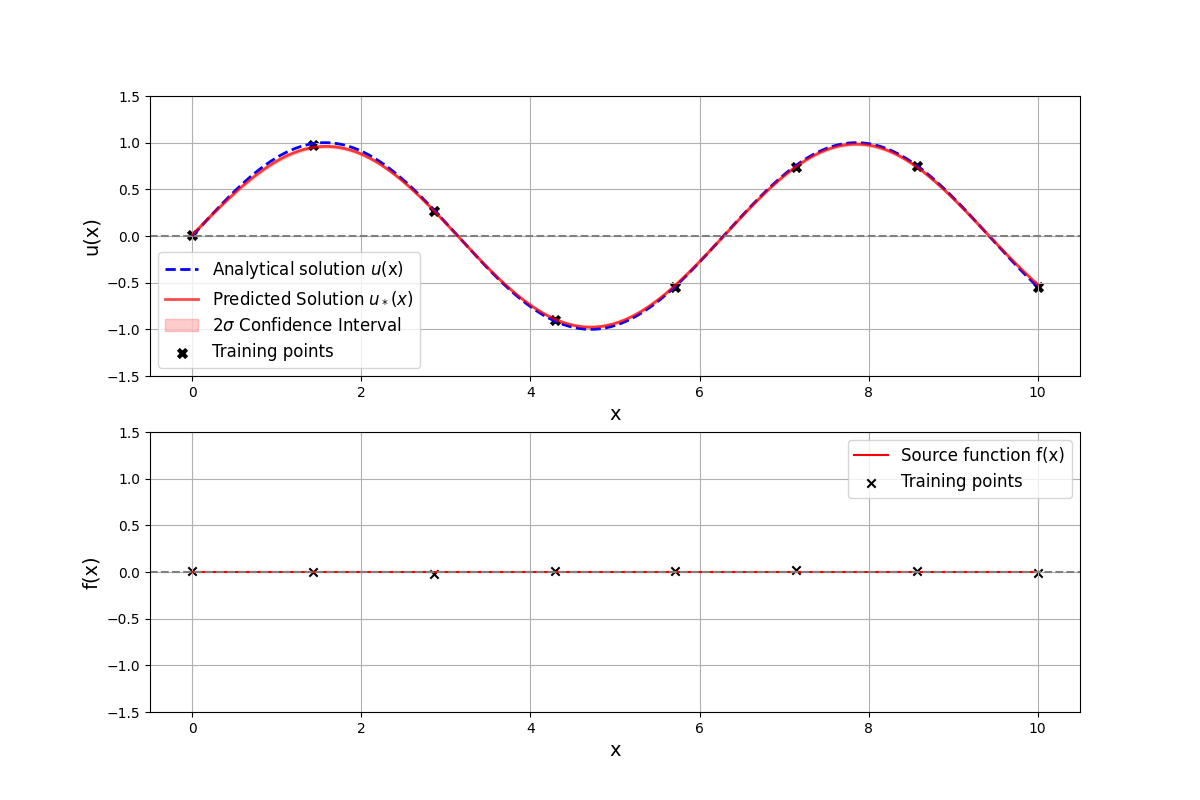

Python code for this plot:
import numpy as np
import matplotlib.pyplot as plt
from mpl_toolkits.mplot3d import Axes3D
from scipy.optimize import minimize
import seaborn as sns
import jax
import jax.numpy as jnp
from jax import grad, jacfwd

# Sicherstellen, dass JAX float64 verwendet
# ohne funktioniert scipy.optimize nicht mit jax
jax.config.update("jax_enable_x64", True)


# Hilfsfunktion
def is_positive_definite(A):
    try:
        np.linalg.cholesky(A)
        return True
    except np.linalg.LinAlgError:
        return False

# Störfunktion
def source_function(x):
    #return x**2
    return jnp.zeros_like(x)

# Evaluiere Mean Squared Error
def evaluate_mean_squared_error(analytic_solution, predicted_func):
    mse = jnp.mean((analytic_solution - predicted_func) ** 2)
    return mse


# Berechne Gesamt Standardabweichung aus Kovarianz Matrix
def calculate_total_standarddeviation(cov_matrix):
    return jnp.sqrt(np.trace(np.abs(cov_matrix)))


# Lösungsfunktion des linearen Pendels
def lineares_pendel_dgl_trial_function(x):
    phi_max = 1
    g = 1
    l = 1
    homogen = phi_max * jnp.sin(jnp.sqrt(g / l) * x)
    #inhomogen = homogen + 1 / (4 * np.pi ** 2 - (g / l)) * np.sin(2 * np.pi * x)
    return homogen


# RBF-Kernel Funktion
def rbf_kernel(x, x_prime, signal_noise, length_scale):
    """ Berechnet den RBF-Kernel zwischen zwei Vektoren x und x_prime"""
    return signal_noise ** 2 * jnp.exp(-jnp.abs(x - x_prime) ** 2 / (2 * length_scale ** 2))


# Kff Kernel Funktion → Returns Matrix
def kff_function(x, x_prime, signal_noise, length_scale):
    # Erzeuge ein Gitter aus x, x_prime
    x, x_prime = jnp.meshgrid(x, x_prime, indexing='ij')
    return rbf_kernel(x, x_prime, signal_noise, length_scale)



# Kgf Kernel Funktion → Returns Matrix
def kgf_function(x, x_prime, signal_noise, length_scale, dgl_parameter):
    # Erzeuge ein Gitter aus x, x_prime
    x, x_prime = jnp.meshgrid(x, x_prime, indexing='ij')

    # Kff Funktion berechnen
    kff = rbf_kernel(x, x_prime, signal_noise, length_scale)

    #Vorfaktoren der zweiten Ableitung
    kgf = (x ** 2 - 2 * x_prime * x + x_prime ** 2 - length_scale ** 2) / (length_scale ** 4)

    return (kgf + dgl_parameter) * kff


# Kfg Kernel Funktion → Returns Matrix
def kfg_function(x, x_prime, signal_noise, length_scale, dgl_parameter):
    return kgf_function(x_prime, x, signal_noise, length_scale, dgl_parameter)


# Kgg Kernel Funktion → Returns Matrix
def kgg_function(x, x_prime, signal_noise, length_scale, dgl_parameter):
    # verschiedene Kernel funktionen definieren
    kff = kff_function(x, x_prime, signal_noise, length_scale)
    kfg = kfg_function(x, x_prime, signal_noise, length_scale, dgl_parameter)
    kgf = kgf_function(x, x_prime, signal_noise, length_scale, dgl_parameter)

    # Erzeuge ein Gitter aus x, x_prime
    x, x_prime = jnp.meshgrid(x, x_prime, indexing='ij')

    #Vorfaktor der 2 zweifachen Ableitungen
    kgg = (
              (x_prime ** 4 - 4 * x * x_prime ** 3 + (6 * x ** 2 - 6 * length_scale ** 2) * x_prime ** 2
               + (12 * length_scale ** 2 * x - 4 * x ** 3) * x_prime
               + x ** 4 - 6 * length_scale ** 2 * x ** 2 + 3 * length_scale ** 4)
          ) / (length_scale ** 8)

    # Zusammenfügen der einzelnen Terme ---> dgl_parameter*kff muss abgezogen werden sonst 2 Mal vorhanden
    return kgg * kff + dgl_parameter * (kfg + kgf - dgl_parameter * kff)


# Funktion für Block Matrix von beobachteten Punkten → Ky
def covariance_matrix_training_points(xf, xg, signal_noise, length_scale, sigma_f, sigma_g, dgl_parameter):
    kff = kff_function(xf, xf, signal_noise, length_scale) + sigma_f ** 2 * jnp.identity(len(xf))
    kfg = kfg_function(xf, xg, signal_noise, length_scale, dgl_parameter)
    kgf = kfg.T
    kgg = kgg_function(xg, xg, signal_noise, length_scale, dgl_parameter) + sigma_g ** 2 * jnp.identity(len(xg))

    Ky = jnp.block([
        [kff, kfg],
        [kgf, kgg]
    ])


    #print("Ist die Matrix Ky positiv definit?", is_positive_definite(Ky))

    return Ky


# Funktion Berechne negative log marginal likelihood mittels cholesky Decomposition
def posterio_mean_variance_lml(y, covariance_matrix, k_star_star, k_star_):
    # Für Numerische Stabilität füge einen Jitter hinzug
    jitter = np.mean(np.diag(covariance_matrix)) * 10e-5
    covariance_matrix = covariance_matrix + np.eye(len(y)) * jitter


    # Cholskey Decomposition für pos. semidefinit Matrix K = L @ L.T
    L = np.zeros_like(covariance_matrix)
    try:
        L = np.linalg.cholesky(covariance_matrix)
    except np.linalg.LinAlgError:
        print("Error: matrix not pos semi definit")


    alpha = np.linalg.solve(L.T, np.linalg.solve(L, y))

    # Berechne posterior Mean
    post_mean = k_star_ @ alpha

    v = np.linalg.solve(L, k_star_.T)

    # Berechne posterior Varianz
    post_variance = k_star_star - v.T @ v

    # Berechne Log Marginal Likelihood
    log_marg_likelihood = -1/2 * y.T @ alpha - np.trace(L) - len(y)/2 * np.log(2*np.pi)

    return post_mean, post_variance, log_marg_likelihood


# Berechne Negative log marginal likelihood zum Optimieren der Hyperparameter
def nlml_for_optimization(hyp, args):

    # Unpacking hyperparameters
    signal_noise, length_scale, dgl_parameter = hyp  # Assuming hyp has exactly 3 elements

    # Unpacking arguments
    xf, xg, sigma_f, sigma_g, y = args  # Assuming args has exactly 4 elements

    covariance_matrix = covariance_matrix_training_points(xf, xg, signal_noise, length_scale, sigma_f, sigma_g, dgl_parameter)

    # Für Numerische Stabilität füge einen Jitter hinzug
    jitter = jnp.mean(jnp.diag(covariance_matrix)) * 10e-5

    covariance_matrix += jnp.eye(len(xf) + len(xg)) * jitter

    # Überprüfen ob matrix instabil ist, mittels kkonditions zahl
    #cond_number = jnp.linalg.cond(covariance_matrix)
    #print("Konditionszahl der Matrix:", cond_number) # cond Number größer 10^6 → sehr schlecht

    # Cholskey Decomposition für pos. semidefinit Matrix K = L @ L.T
    L = jnp.zeros_like(covariance_matrix)
    try:
        L = jnp.linalg.cholesky(covariance_matrix)
    except jnp.linalg.LinAlgError:
        print("Error: matrix not pos semi definit")

    alpha = jnp.linalg.solve(L.T, jnp.linalg.solve(L, y))

    # Berechne Negative Log Marginal Likelihood
    nlml = 1 / 2 * y.T @ alpha + jnp.trace(L) + len(y) / 2 * jnp.log(2 * np.pi)

    #print("NLML: ", nlml)
    return nlml





# Anzahl Trainings points
n_trainingspoints = 8

# Kontinuum von X
x = np.linspace(0,10,500)

# Generiere zufällig n_trainingspoints Werte aus x
#xf = np.random.choice(x[10:-10],n_trainingspoints, replace=False)
xf = np.linspace(0,10, n_trainingspoints)

xg = xf


# Definiere Gausches Weißes Rauschen
sigma_f = 0.1
sigma_g = 0.1

# Definiere Hyperparameter
signal_noise = 0.5
length_scale = 3
# Definiere DGL-Parameter:
dgl_parameter = 2

hyperparameters = np.array([signal_noise, length_scale, dgl_parameter])



# Erzeuge Zufallsrauschen (Mittelwert = 0, Standardabweichung = sigma)
εf = np.random.normal(0, sigma_f**2, n_trainingspoints)
εg = np.random.normal(0, sigma_g**2, n_trainingspoints)

# Generiere Data fürs Training bzw. beobachtete Daten
yf = lineares_pendel_dgl_trial_function(xf) + εf
yg = source_function(xg) + εg

# yf und yg zu y kombinieren
y = np.concatenate((yf, yg))


# Deklariere X_star (Werte die man predicted)
x_star = x

# Berechne Covariance Matrix von Beobachteten bzw. Trainings Punkten
Ky = covariance_matrix_training_points(xf, xg, hyperparameters[0], hyperparameters[1], sigma_f, sigma_g, hyperparameters[2])

# Erstelle Matrizen für der prediction Punkte f_star
k_ff_star = kff_function(xf, x_star, hyperparameters[0], hyperparameters[1])
k_gf_star = kgf_function(xg, x_star, hyperparameters[0], hyperparameters[1], hyperparameters[2])
k_f_star_f_star = kff_function(x_star, x_star, hyperparameters[0], hyperparameters[1])

# Kombiniere Kovarianzen mit Prediction Points und Training Points
k_star_ = np.concatenate((k_ff_star, k_gf_star)).T

# Posterio Mean Trial Function
post_mean_f_star, post_variance_f_star, log_marg_likelihood_f_star = posterio_mean_variance_lml(y, Ky, k_f_star_f_star, k_star_)

# Posterio Vanilla Vergleich Mean Trial Function
post_mean_f_vanilla, post_variance_f_vanilla, log_marg_likelihood_f_vanilla = posterio_mean_variance_lml(yf, kff_function(xf, xf, hyperparameters[0], hyperparameters[1]) + sigma_f ** 2 * np.identity(len(xf)), kff_function(x_star, x_star, hyperparameters[0], hyperparameters[1]), kff_function(x_star, xf, hyperparameters[0], hyperparameters[1]))

# Berechne Mean Squareed Error:
mse_pigp = evaluate_mean_squared_error(lineares_pendel_dgl_trial_function(x_star), post_mean_f_star)
mse_vanilla_gp = evaluate_mean_squared_error(lineares_pendel_dgl_trial_function(x_star), post_mean_f_vanilla)

print("Mean Squared Error Phisics Informed GP:", mse_pigp)
print("Mean Squared Error Vanilla GP:", mse_vanilla_gp)
print(f"Der MSE von PIGP ist {mse_vanilla_gp/mse_pigp} mal kleiner")
print("Gesamt Standardabweichung PIGP", calculate_total_standarddeviation(post_variance_f_star))
print("Gesamt Standardabweichung Vanilla-GP", calculate_total_standarddeviation(post_variance_f_vanilla))
print(f"Gesamt Standardabweichung von PIGP ist {calculate_total_standarddeviation(post_variance_f_vanilla)/calculate_total_standarddeviation(post_variance_f_star)} mal kleiner")

# Berechne Jacobian von Nlml → dnlml_dtheta
grad_func_nlml = jax.grad(nlml_for_optimization, argnums=0)

# -------------Optimierung der Hyperparameter------------------
result = minimize(nlml_for_optimization, hyperparameters, args=([xf, xg, sigma_f, sigma_g, y]), method="L-BFGS-B", jac=grad_func_nlml)

print("Optimierte Variable with jac:", result.x)
hyperparameters = result.x
if  result.success:
    print(f"⚠Optimierung success für CG mit {n_trainingspoints} Trainingspunkten. result {result}")
if not result.success:
    print(f"⚠️ Optimierung fehlgeschlagen für CG mit {n_trainingspoints} Trainingspunkten. result {result}")


# Berechne Covariance Matrix von Beobachteten bzw. Trainings Punkten
Ky = covariance_matrix_training_points(xf, xg, hyperparameters[0], hyperparameters[1], sigma_f, sigma_g, hyperparameters[2])


# Erstelle Matrizen für der prediction Punkte f_star
k_ff_star = kff_function(xf, x_star, hyperparameters[0], hyperparameters[1])
k_gf_star = kgf_function(xg, x_star, hyperparameters[0], hyperparameters[1], hyperparameters[2])
k_f_star_f_star = kff_function(x_star, x_star, hyperparameters[0], hyperparameters[1])

# Kombiniere Kovarianzen mit Prediction Points und Training Points
k_star_ = np.concatenate((k_ff_star, k_gf_star)).T

# Posterio Mean Trial Function
post_mean_f_star, post_variance_f_star, log_marg_likelihood_f_star = posterio_mean_variance_lml(y, Ky, k_f_star_f_star, k_star_)

# Posterio Vanilla Vergleich Mean Trial Function
post_mean_f_vanilla, post_variance_f_vanilla, log_marg_likelihood_f_vanilla = posterio_mean_variance_lml(yf, kff_function(xf, xf, hyperparameters[0], hyperparameters[1]) + sigma_f ** 2 * np.identity(len(xf)), kff_function(x_star, x_star, hyperparameters[0], hyperparameters[1]), kff_function(x_star, xf, hyperparameters[0], hyperparameters[1]))

#x_f_test, x_g_test = np.meshgrid(x_star, x_star, indexing="ij")
#contourf = plt.contourf(x_f_test, x_g_test, post_variance_f_star, cmap="viridis")
#plt.colorbar(contourf)
#plt.show()

#Berechne Mean Squareed Error:
mse_pigp = evaluate_mean_squared_error(lineares_pendel_dgl_trial_function(x_star), post_mean_f_star)
mse_vanilla_gp = evaluate_mean_squared_error(lineares_pendel_dgl_trial_function(x_star), post_mean_f_vanilla)

print("Mean Squared Error Phisics Informed GP:", mse_pigp)
print("Mean Squared Error Vanilla GP:", mse_vanilla_gp)
print(f"Der MSE von PIGP ist {mse_vanilla_gp/mse_pigp} mal kleiner")
print("Gesamt Standardabweichung PIGP", calculate_total_standarddeviation(post_variance_f_star))
print("Gesamt Standardabweichung Vanilla-GP", calculate_total_standarddeviation(post_variance_f_vanilla))
print(f"Gesamt Standardabweichung von PIGP ist {calculate_total_standarddeviation(post_variance_f_vanilla)/calculate_total_standarddeviation(post_variance_f_star)} mal kleiner")




"""
# Erstelle Matrizen für prediction Punkte g_star
k_fg_star = kfg_function(xf, x_star, hyperparameters[0], hyperparameters[1], dgl_parameter)
k_gg_star = kgg_function(xg, x_star, hyperparameters[0], hyperparameters[1], dgl_parameter)
k_g_star_g_star = kgg_function(x_star, x_star, hyperparameters[0], hyperparameters[1], dgl_parameter)

# Kombiniere Kovarianzen mit Prediction Points und Training Points
k_star_ = np.concatenate((k_fg_star, k_gg_star)).T

# Posterio Mean Trial Function
post_mean_g_star, post_variance_g_star, log_marg_likelihood_g_star = log_marginal_likelihood(y, Ky, k_g_star_g_star, k_star_)
"""

# Plot
# Subplots erstellen (1 Zeile, 2 Spalten)
fig, axes = plt.subplots(2,1, figsize=(12,8))

# Erster Plot: Lösungsfunktion
axes[0].plot(x, lineares_pendel_dgl_trial_function(x), label=r"Analytical solution $u$(x)", color="blue", linestyle='--', alpha=1, linewidth=2)
axes[0].plot(x, post_mean_f_star, label=r'Predicted Solution $u_*(x)$', color="red", linewidth=2, alpha=0.7)
axes[0].fill_between(
    x_star,
    post_mean_f_star - 2 * np.diag(post_variance_f_star),
    post_mean_f_star + 2 * np.diag(post_variance_f_star),
    alpha=0.2,
    color="red",
    label=r"2$\sigma$ Confidence Interval"
)
#axes.plot(x, post_mean_f_vanilla, label="post mean f_vanilla(x)", color="red")
#axes.fill_between(
#    x_star,
#    post_mean_f_vanilla - 2 * np.diag(post_variance_f_vanilla),
#    post_mean_f_vanilla + 2 * np.diag(post_variance_f_vanilla),
#    alpha=0.2,
#    color="red",
#    label="2-Sigma Confidence Interval"
#)
axes[0].scatter(xf,yf, color="black", marker="x", label="Training points", linewidth=3)
axes[0].axhline(0, color="grey", linestyle="--")  # Horizontale Linie bei 0
axes[0].set_ylim(-1.5, 1.5)
axes[0].set_xlabel("x", fontsize=14)
axes[0].set_ylabel("u(x)", fontsize=14)
#axes.set_title("Lösungsfunktion des linearen Pendels")
axes[0].legend(fontsize=12)
axes[0].grid()


# Zweiter Plot: Source Function
axes[1].plot(x, source_function(x), label = "Source function f(x)", color = "red")
#axes[1].plot(x, post_mean_g_star, label="post mean f_star(x)", color="green")
axes[1].scatter(xg,yg, color="black", marker = "x", label="Training points")
axes[1].axhline(0, color="grey", linestyle="--")  # Horizontale Linie bei 0
axes[1].set_ylim(-1.5, 1.5)
axes[1].set_xlabel("x", fontsize=14)
axes[1].set_ylabel("f(x)", fontsize=14)
#axes[1].set_title("Source Function der DGL")
axes[1].legend(fontsize=12)
axes[1].grid()


plt.savefig("lineares_pendel.png")
plt.show()


# ---------------- Plotte nlml gegen hypers dgl_para = fixed
"""
args = (xf, xg, sigma_f, sigma_g, y)

# Wähle einen festen Wert für dgl_parameter
dgl_fixed = 1.0

# Wertebereiche für Signal-Noise und Length-Scale
signal_noise_values = jnp.linspace(1, 2.0, 100)  # 50 Werte zwischen 0.1 und 2.0
length_scale_values = jnp.linspace(1, 2.0, 100)

# Erstelle ein Gitter für die Werte
Z = jnp.zeros((len(signal_noise_values), len(length_scale_values)))

# Berechne NLML für jedes (signal_noise, length_scale)-Paar
for i, signal_noise in enumerate(signal_noise_values):
    for j, length_scale in enumerate(length_scale_values):
        hyp = (signal_noise, length_scale, dgl_fixed)
        Z = Z.at[i, j].set(nlml_for_optimization(hyp, args))

# Erstelle eine Heatmap
plt.figure(figsize=(8, 6))
plt.imshow(Z.T, extent=[1, 2.0, 1, 2.0], origin="lower", aspect="auto", cmap="viridis")
plt.colorbar(label="Negative Log Marginal Likelihood (NLML)")
plt.xlabel("Signal Noise")
plt.ylabel("Length Scale")
plt.title("NLML Heatmap für dgl_parameter = {:.2f}".format(dgl_fixed))
plt.show()

"""





